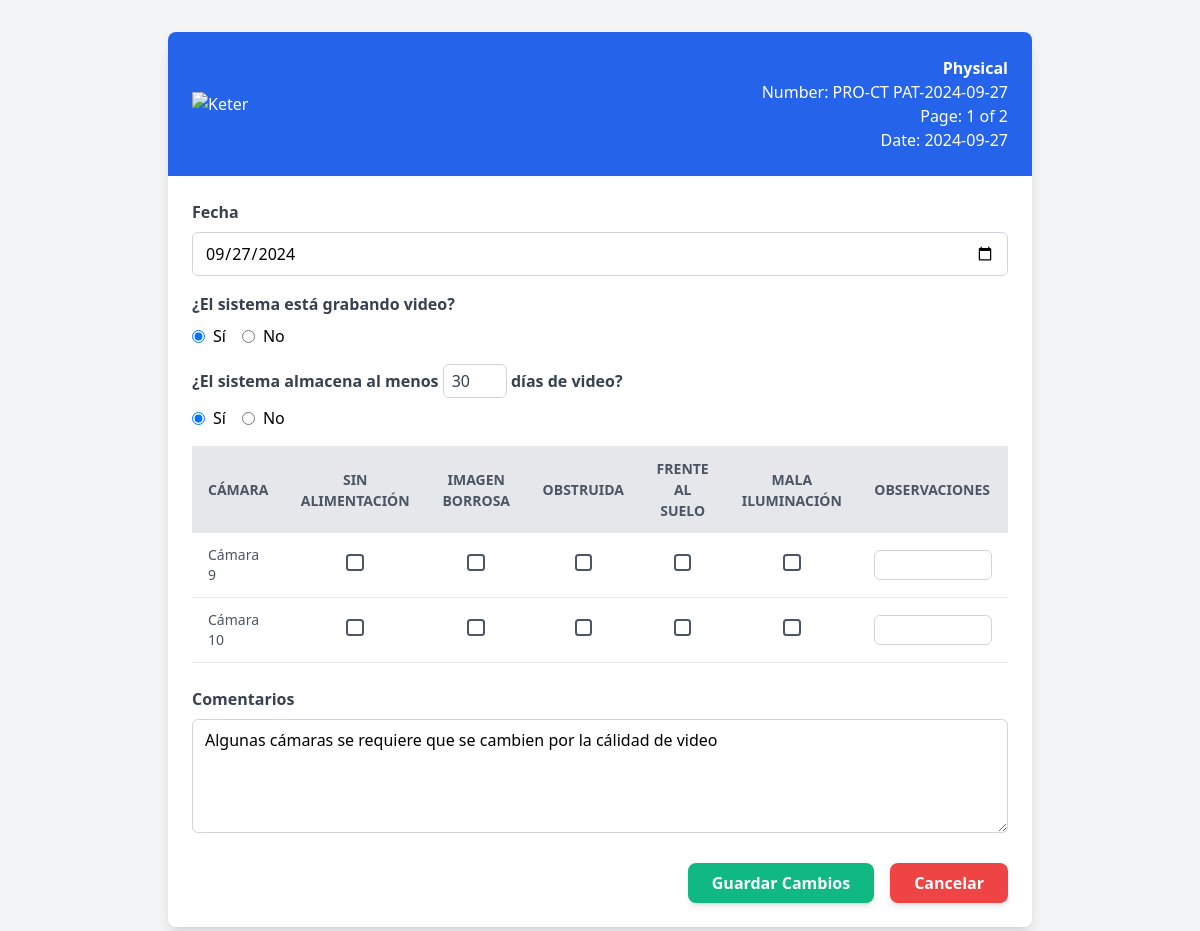
/index.php/bitacora/editar/19, run on the app's committed database.
### tables this page shows
CREATE TABLE `bitacoras` (
  `id` int(11) NOT NULL,
  `fecha` date NOT NULL,
  `grabando_video` varchar(3) DEFAULT NULL,
  `dias_video` int(11) NOT NULL,
  `almacena_dias` varchar(3) DEFAULT NULL,
  `comentario` text DEFAULT NULL,
  `created_at` timestamp NOT NULL DEFAULT current_timestamp()
);

CREATE TABLE `bitacora_detalles` (
  `id` int(11) NOT NULL,
  `bitacora_id` int(11) NOT NULL,
  `camara_id` int(11) NOT NULL,
  `sin_alimentacion` tinyint(1) DEFAULT 0,
  `imagen_borrosa` tinyint(1) DEFAULT 0,
  `obstruida` tinyint(1) DEFAULT 0,
  `frente_al_suelo` tinyint(1) DEFAULT 0,
  `mala_iluminacion` tinyint(1) DEFAULT 0,
  `observaciones` text DEFAULT NULL,
  `created_at` timestamp NOT NULL DEFAULT current_timestamp()
);

### application/controllers/Bitacora.php (called while the page is built, shortened)
<?php
class Bitacora extends CI_Controller {
    public function __construct() {
        $this->load->model('Bitacora_model');
        $this->load->helper('url');
        $this->load->library('form_validation');
        $this->load->library('session');
        $this->load->library('pdf');
        $this->load->library('tcpdf');
    }
    public function editar($id)
{
    $data['bitacora'] = $this->Bitacora_model->get_bitacora_by_id($id);
    $data['bitacora_detalles'] = $this->Bitacora_model->get_bitacora_detalles($id);
    $data['camaras'] = $this->Bitacora_model->get_all_camaras();
    $this->load->view('bitacora/editar', $data);
}
}

### index.php (called while the page is built, shortened)
<?php
require_once BASEPATH.'core/CodeIgniter.php';

### application/models/Bitacora_model.php (called while the page is built, shortened)
<?php
class Bitacora_model extends CI_Model {
    public function get_bitacora_detalles($bitacora_id) {
        $this->db->select('*');
        $this->db->from('bitacora_detalles');
        $this->db->where('bitacora_id', $bitacora_id);
        $query = $this->db->get();
        return $query->num_rows() > 0 ? $query->result_array() : [];
    }
    public function get_bitacora_by_id($id) {
        $this->db->where('id', $id);
        $query = $this->db->get('bitacoras');
        return $query->row_array();
    }
}
?>

### application/views/bitacora/editar.php (the view, shortened to what this page needs)
<!DOCTYPE html>
<html lang="es">
<head>
    <link href="https://cdnjs.cloudflare.com/ajax/libs/tailwindcss/2.2.19/tailwind.min.css" rel="stylesheet">
</head>
<body class="bg-gray-100 font-sans">
    <div class="container mx-auto px-4 py-8 max-w-4xl">
        <div class="bg-white shadow-lg rounded-lg overflow-hidden">
            <div class="flex justify-between items-center p-6 bg-blue-600 text-white">
                <img src="https://ketermex.com/img/logoketer.png" alt="Keter" class="w-24">
                <div class="text-right">
                    <p class="font-bold">Physical</p>
                    <p>Number: PRO-CT PAT-<?php echo $bitacora['fecha']; ?></p>
                    <p>Page: 1 of 2</p>
                    <p>Date: <?php echo $bitacora['fecha']; ?></p>
                </div>
            </div>
            <form action="<?php echo site_url('bitacora/actualizar/' . $bitacora['id']); ?>" method="post" class="p-6">
                <div class="mb-4">
                    <label for="fecha" class="block text-gray-700 font-bold mb-2">Fecha</label>
                    <input type="date" name="fecha" id="fecha" value="<?php echo $bitacora['fecha']; ?>" required class="w-full px-3 py-2 border border-gray-300 rounded-md focus:outline-none focus:ring-2 focus:ring-blue-500">
                </div>
                <div class="mb-4">
                    <p class="block text-gray-700 font-bold mb-2">¿El sistema está grabando video?</p>
                    <div class="flex space-x-4">
                        <label class="inline-flex items-center">
                            <input type="radio" name="grabando_video" value="Si" <?php echo $bitacora['grabando_video'] === 'Si' ? 'checked' : ''; ?> class="form-radio text-blue-600">
                            <span class="ml-2">Sí</span>
                        </label>
                        <label class="inline-flex items-center">
                            <input type="radio" name="grabando_video" value="No" <?php echo $bitacora['grabando_video'] === 'No' ? 'checked' : ''; ?> class="form-radio text-blue-600">
                            <span class="ml-2">No</span>
                        </label>
                    </div>
                </div>
                <div class="mb-4">
                    <p class="block text-gray-700 font-bold mb-2">¿El sistema almacena al menos
                        <input type="number" name="dias_video" value="<?php echo $bitacora['dias_video']; ?>" class="w-16 px-2 py-1 border border-gray-300 rounded-md focus:outline-none focus:ring-2 focus:ring-blue-500 inline">
                        días de video?
                    </p>
                    <div class="flex space-x-4">
                        <label class="inline-flex items-center">
                            <input type="radio" name="almacena_dias" value="Si" <?php echo $bitacora['almacena_dias'] === 'Si' ? 'checked' : ''; ?> class="form-radio text-blue-600">
                            <span class="ml-2">Sí</span>
                        </label>
                        <label class="inline-flex items-center">
                            <input type="radio" name="almacena_dias" value="No" <?php echo $bitacora['almacena_dias'] === 'No' ? 'checked' : ''; ?> class="form-radio text-blue-600">
                            <span class="ml-2">No</span>
                        </label>
                    </div>
                </div>
                <div class="overflow-x-auto mb-6">
                    <table class="w-full table-auto">
                        <thead>
                            <tr class="bg-gray-200 text-gray-600 uppercase text-sm leading-normal">
                                <th class="py-3 px-4 text-left">Cámara</th>
                                <th class="py-3 px-4 text-center">Sin alimentación</th>
                                <th class="py-3 px-4 text-center">Imagen borrosa</th>
                                <th class="py-3 px-4 text-center">Obstruida</th>
                                <th class="py-3 px-4 text-center">Frente al suelo</th>
                                <th class="py-3 px-4 text-center">Mala iluminación</th>
                                <th class="py-3 px-4 text-left">Observaciones</th>
                            </tr>
                        </thead>
                        <tbody class="text-gray-600 text-sm font-light">
                            <?php foreach ($bitacora_detalles as $detalle) : ?>
                            <tr class="border-b border-gray-200 hover:bg-gray-100">
                                <td class="py-3 px-4">Cámara <?php echo $detalle['camara_id']; ?></td>
                                <td class="py-3 px-4 text-center"><input type="checkbox" name="detalles[<?php echo $detalle['id']; ?>][sin_alimentacion]" <?php echo $detalle['sin_alimentacion'] ? 'checked' : ''; ?> class="custom-checkbox"></td>
                                <td class="py-3 px-4 text-center"><input type="checkbox" name="detalles[<?php echo $detalle['id']; ?>][imagen_borrosa]" <?php echo $detalle['imagen_borrosa'] ? 'checked' : ''; ?> class="custom-checkbox"></td>
                                <td class="py-3 px-4 text-center"><input type="checkbox" name="detalles[<?php echo $detalle['id']; ?>][obstruida]" <?php echo $detalle['obstruida'] ? 'checked' : ''; ?> class="custom-checkbox"></td>
                                <td class="py-3 px-4 text-center"><input type="checkbox" name="detalles[<?php echo $detalle['id']; ?>][frente_al_suelo]" <?php echo $detalle['frente_al_suelo'] ? 'checked' : ''; ?> class="custom-checkbox"></td>
                                <td class="py-3 px-4 text-center"><input type="checkbox" name="detalles[<?php echo $detalle['id']; ?>][mala_iluminacion]" <?php echo $detalle['mala_iluminacion'] ? 'checked' : ''; ?> class="custom-checkbox"></td>
                                <td class="py-3 px-4"><input type="text" name="detalles[<?php echo $detalle['id']; ?>][observaciones]" value="<?php echo $detalle['observaciones']; ?>" class="w-full px-2 py-1 border border-gray-300 rounded-md focus:outline-none focus:ring-2 focus:ring-blue-500"></td>
                            </tr>
                            <?php endforeach; ?>
                        </tbody>
                    </table>
                </div>
                <div class="mb-6">
                    <label for="comentario" class="block text-gray-700 font-bold mb-2">Comentarios</label>
                    <textarea name="comentario" id="comentario" rows="4" class="w-full px-3 py-2 border border-gray-300 rounded-md focus:outline-none focus:ring-2 focus:ring-blue-500"><?php echo $bitacora['comentario']; ?></textarea>
                </div>
                <div class="flex justify-end space-x-4">
                    <button type="submit" class="px-6 py-2 bg-green-500 text-white font-semibold rounded-lg shadow-md hover:bg-green-600 focus:outline-none focus:ring-2 focus:ring-green-500 focus:ring-opacity-75 transition">
                        Guardar Cambios
                    </button>
                    <a href="<?php echo site_url('bitacora/detalles/'.$bitacora['id']); ?>" class="px-6 py-2 bg-red-500 text-white font-semibold rounded-lg shadow-md hover:bg-red-600 focus:outline-none focus:ring-2 focus:ring-red-500 focus:ring-opacity-75 transition">
                        Cancelar
                    </a>
                </div>
            </form>
        </div>
    </div>
</body>
</html>

### application/views/bitacora/editar.php (style rules this page uses)
.custom-checkbox { appearance: none; -webkit-appearance: none; width: 1.25em; height: 1.25em; border: 2px solid #4A5568; border-radius: 0.25em; outline: none; transition: all 0.2s ease-in-out; }

### data on the page
bitacoras: fecha "2024-09-27", fecha "09/27/2024", grabando_video "☑ Sí", grabando_video "☐ No", dias_video "30", almacena_dias "☑ Sí", almacena_dias "☐ No", comentario "Algunas cámaras se requiere que se cambien por la cálidad de video"
bitacora_detalles: camara "9"
bitacora_detalles: camara "10"
